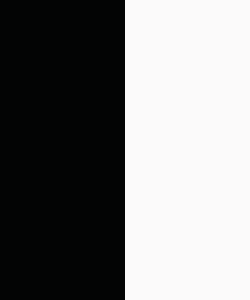
Frame 1 (no input)
Frame 60 (the mouse pressed at the canvas centre just before this capture): identical to frame 1, image omitted
Frame 120 (the mouse held since frame 60 and released just before this capture): identical to frame 1, image omitted

The Processing sketch that drew this single still picture (run headless with seeded random() and noise(); from frame 60 on, the mouse is pressed at the canvas centre):

// Processing sketch: color_test
// ── color_test.pde
void setup()

{
  size(250,300);
  
  noStroke();
  
  int low,high;
  
  low = 5;
  
  high = 250;
  
  float r,g,b;





  
  r=random(0,255); 
       while (r>low && r<high)
       {
           r=random(0,255);
         }
  println (r);
  
  g=random(0,255);
       while (g>low && g<high)
           {g=random(0,255);}
  println (g);         
           
  b=random(0,255);
       while (b>low && b<high)
           {b=random(0,255);}
  println (b);
  
  
  fill(r,g,b);
  rect(0,0,width/2,height);
  
  fill(255-r,255-g,255-b);
  rect(width/2,0,width,height);
}

void r()
{random(0,255);}


void draw()

{
}
